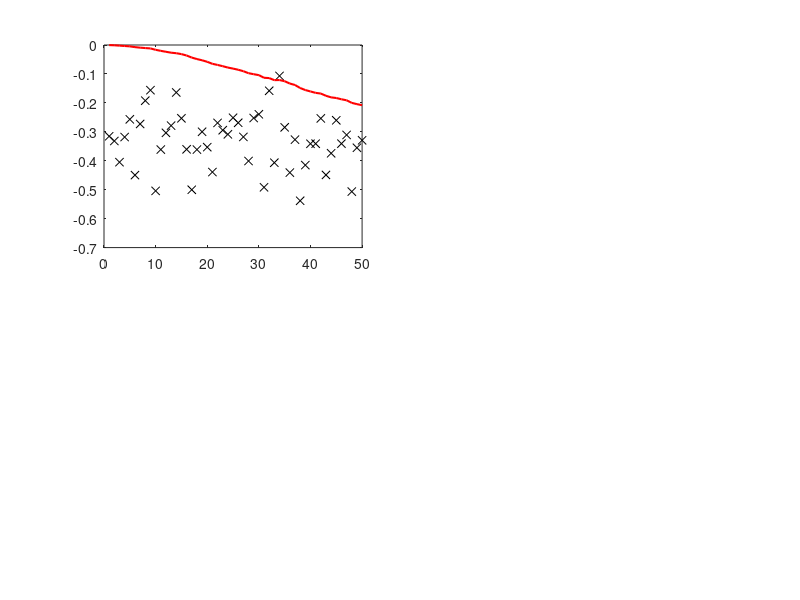

The MATLAB source for this figure: (Note: this script raises an error after producing the figure.)
% This script performs the third experiment carried out for the report. The
% user is allowed to add several initialP values to observe the implications of
% this parameter in the execution.
%
% Author:
%- Rodrigo Tamaki

clc;
clear;
close;

% Input Parameters
true_x = randn;                                                            % True value of the constant
R = 0.01;                                                                  % Fixed measurement noise covariance
Q = 1e-5;                                                                  % Fixed process noise covariance
P_values_init = [0, 0.01, 1, 100];                                         % Different initial P values to test
num_meas = 50;                                                             % Number of measurements

% Generate random measurements
z = true_x + sqrt(R) * randn(1, num_meas);                                 % Simulated measurements with fixed R

% Arrays to store results
all_estimates_P = zeros(numel(P_values_init), num_meas);                   % Store estimates for each initial P
all_covariances_P = zeros(numel(P_values_init), num_meas);                 % Store covariances for each initial P

% Kalman Filter for different initial P values
for p_idx = 1:numel(P_values_init)
    P_init = P_values_init(p_idx);                                         % Current initial P value
    
    % Initial conditions
    x_hat = 0;                                                             % Initial estimate of x
    P = P_init;                                                            % Initial error covariance estimate
    
    % Arrays for storing the estimated values
    x_estimates = zeros(1, num_meas);
    P_values = zeros(1, num_meas);

    % Kalman Filter recursive algorithm
    for k = 1:num_meas
        % Time Update Equations (Predict)
        x_hat_prior = x_hat;                                               % Predicted state (constant process)
        P_prior = P + Q;                                                   % Predicted error covariance
        
        % Measurement Update Equations (Correct)
        K = P_prior / (P_prior + R);                                       % Kalman Gain
        x_hat = x_hat_prior + K * (z(k) - x_hat_prior);                    % Updated a posteriori estimate
        P = (1 - K) * P_prior;                                             % Updated error covariance
        
        % Results storage
        x_estimates(k) = x_hat;
        P_values(k) = P;
    end
    
    % Store results for this P_init
    all_estimates_P(p_idx, :) = x_estimates;
    all_covariances_P(p_idx, :) = P_values;
end

%% Graphical Representation
% Simulation results for different initial P values
figure;
for p_idx = 1:numel(P_values_init)
    subplot(2, 2, p_idx);
    plot(1:num_meas, z, 'kx', 'DisplayName', 'Measurements');
    hold on;
    plot(1:num_meas, all_estimates_P(p_idx, :), 'r-', 'LineWidth', 1.5, ...
         'DisplayName', 'Kalman Estimate');
    yline(true_x, 'b--', 'DisplayName', 'True Value');
    legend;
    title(sprintf('Kalman Filter Estimate (Po = %.2f)', P_values_init(p_idx)), ...
          'Interpreter', 'latex');
    xlabel('Iteration', 'Interpreter', 'latex');
    ylabel('Voltage', 'Interpreter', 'latex');
    grid on;
end

% Variance Convergence for Different Initial P values
figure;
for p_idx = 1:numel(P_values_init)
    plot(1:num_meas, all_covariances_P(p_idx, :), 'LineWidth', 1.5, ...
         'DisplayName', sprintf('Po = %.2f', P_values_init(p_idx)));
    hold on;
end
title('Variance Convergence for Different Initial P Values', 'Interpreter', 'latex');
xlabel('Iteration', 'Interpreter', 'latex');
ylabel('Covariance (Voltage$^2$)', 'Interpreter', 'latex');
legend show;
grid on;